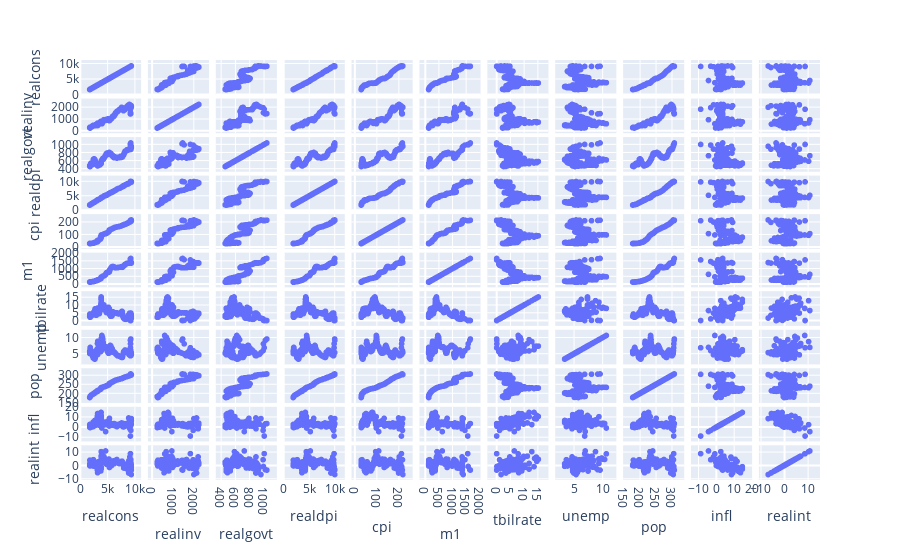

Here is the notebook cell this chart was saved with:
### Code cell
fig = px.scatter_matrix(data,
 dimensions=['realcons','realinv','realgovt','realdpi','cpi','m1','tbilrate','unemp','pop', 'infl', 'realint'],
 size_max=60,)
fig.show()

### Figure 1 — Plotly figure (JSON) as saved in the notebook; plotly's stock layout.template omitted (floating-point values rounded to 4 significant figures; data arrays with more than 128 entries replaced by an {"elided": "..."} marker saying what was removed)
{"data": [{"dimensions": [{"axis": {"matches": true}, "label": "realcons", "values": {"elided": "203 float values"}}, {"axis": {"matches": true}, "label": "realinv", "values": {"elided": "203 float values"}}, {"axis": {"matches": true}, "label": "realgovt", "values": {"elided": "203 float values"}}, {"axis": {"matches": true}, "label": "realdpi", "values": {"elided": "203 float values"}}, {"axis": {"matches": true}, "label": "cpi", "values": {"elided": "203 float values"}}, {"axis": {"matches": true}, "label": "m1", "values": {"elided": "203 float values"}}, {"axis": {"matches": true}, "label": "tbilrate", "values": {"elided": "203 float values"}}, {"axis": {"matches": true}, "label": "unemp", "values": {"elided": "203 float values"}}, {"axis": {"matches": true}, "label": "pop", "values": {"elided": "203 float values"}}, {"axis": {"matches": true}, "label": "infl", "values": {"elided": "203 float values"}}, {"axis": {"matches": true}, "label": "realint", "values": {"elided": "203 float values"}}], "hovertemplate": "%{xaxis.title.text}=%{x}<br>%{yaxis.title.text}=%{y}<extra></extra>", "legendgroup": "", "marker": {"color": "#636efa", "symbol": "circle"}, "name": "", "showlegend": false, "type": "splom"}], "layout": {"dragmode": "select", "legend": {"tracegroupgap": 0}, "margin": {"t": 60}}}
